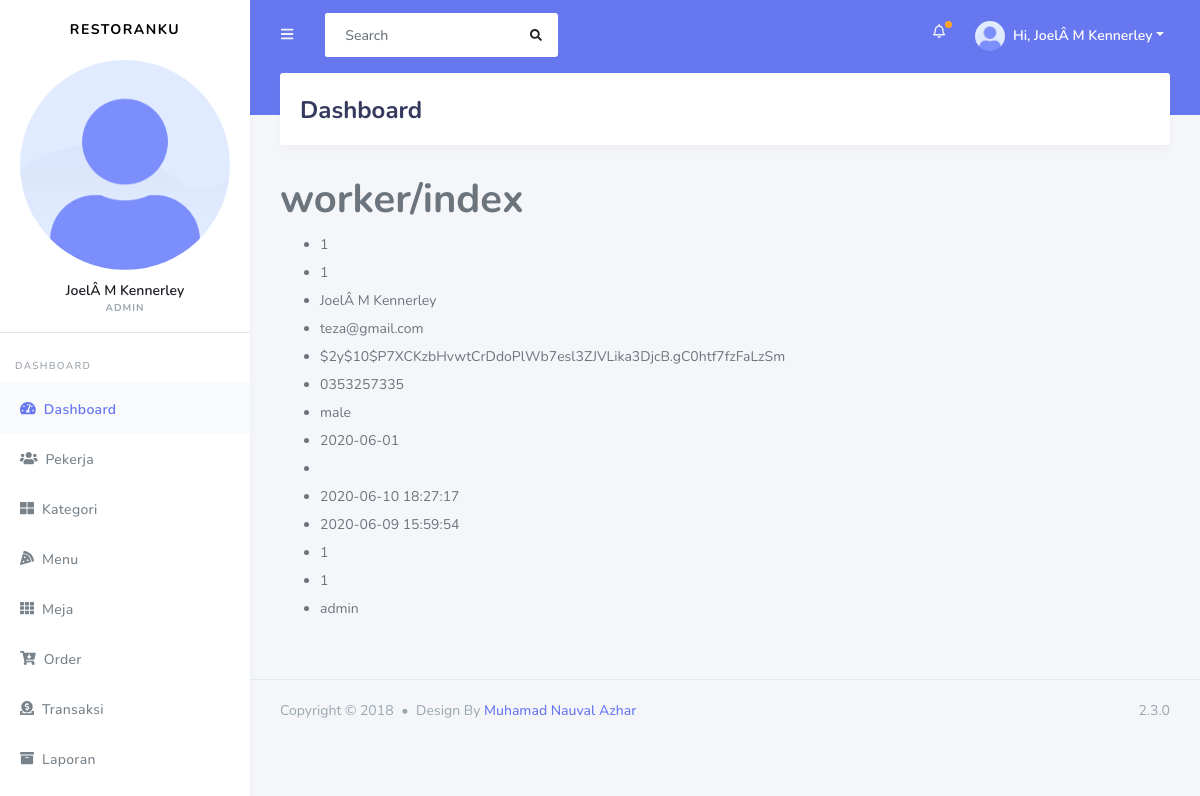
Page /public/Dashboard/index (signed in) on the committed database.
### tables this page shows
CREATE TABLE `users` (
  `id` int(11) NOT NULL,
  `rid` int(11) NOT NULL,
  `name` varchar(100) NOT NULL,
  `email` varchar(255) NOT NULL,
  `password` varchar(255) NOT NULL,
  `phone` varchar(20) NOT NULL,
  `gender` varchar(20) NOT NULL,
  `dob` date DEFAULT NULL,
  `token` varchar(100) NOT NULL,
  `token_expire` timestamp NOT NULL DEFAULT current_timestamp() ON UPDATE current_timestamp(),
  `created_at` timestamp NOT NULL DEFAULT current_timestamp(),
  `verified` tinyint(4) NOT NULL DEFAULT 0,
  `deleted` tinyint(4) NOT NULL DEFAULT 1
);

CREATE TABLE `roles` (
  `id` int(11) NOT NULL,
  `role` varchar(50) NOT NULL
);

### app/core/Controller.php (called while the page is built, shortened)
<?php
class Controller {
	public function view($view, $data = []) {
		include '../app/views/'. $view .'.php';
	}
}
?>

### app/controllers/Dashboard.php (called while the page is built, shortened)
<?php
class Dashboard extends Controller {
	public $Dashboard;
	public function __construct() {
		$this->Dashboard = new Dashboard_model;
	}
	public function index() {
		$email = $_SESSION['user'];
		$data['user'] = $this->Dashboard->getCurrentUser($email);
		$data['title'] = 'Dashboard';
		$this->view('templates/worker_template/header', $data);
		$this->view('templates/worker_template/sidebar', $data);
		$this->view('worker/index', $data);
		$this->view('templates/worker_template/footer');
	}
}
?>

### app/core/App.php (called while the page is built, shortened)
<?php
class App {
	protected $method = 'index';
	protected $params = [];
	public function __construct() {
		$url = $this->parseURL();
		if ( file_exists('../app/controllers/'. $url[0] . '.php') ) {
			unset($url[0]);
		}
		$this->controller = new $this->controller;
		if ( isset($url[1]) ) {
			if ( method_exists($this->controller, $url[1]) ) {
				$this->method = $url[1];
			}
		}
		call_user_func_array([$this->controller, $this->method], $this->params);
	}
	public function parseURL() {
		if ( isset($_GET['url']) ) {
			$url = rtrim($_GET['url'], '/');
			$url = filter_var($url, FILTER_SANITIZE_URL);
			$url = explode('/', $url);
			return $url;
		}
	}
}
?>

### public/index.php (called while the page is built, shortened)
<?php
$app = new App();
?>

### app/core/Database.php (called while the page is built, shortened)
<?php
class Database {
    private $host = DB_HOST;
    private $user = DB_USER;
    private $pass = DB_PASS;
    private $db_name = DB_NAME;
    private $dbh;
    private $stmt;
    public function __construct()
    {
        $dsn = 'mysql:host=' . $this->host . ';dbname=' . $this->db_name;
        $option = [
            PDO::ATTR_PERSISTENT => true,
            PDO::ATTR_ERRMODE => PDO::ERRMODE_EXCEPTION
        ];
        try {
            $this->dbh = new PDO($dsn, $this->user, $this->pass, $option);
        } catch(PDOException $e) {
            die($e->getMessage());
        }
    }
    public function query($query)
    {
        $this->stmt = $this->dbh->prepare($query);
    }
    public function bind($param, $value, $type = null)
    {
        if( is_null($type) ) {
            switch( true ) {
                default :
                    $type = PDO::PARAM_STR;
            }
        }
        $this->stmt->bindValue($param, $value, $type);
    }
    public function execute()
    {
        $this->stmt->execute();
    }
    public function single()
    {
        $this->execute();
        return $this->stmt->fetch(PDO::FETCH_ASSOC);
    }
}

### app/models/Dashboard_model.php (called while the page is built, shortened)
<?php
class Dashboard_model {
	private $db;
	public function __construct() {
		$this->db = new Database;
	}
	public function getCurrentUser($email) {
		$sql = "SELECT * FROM users
				INNER JOIN roles
              	ON users.rid = roles.id
		 		WHERE email = :email";
        $this->db->query($sql);
        $this->db->bind('email', $email);
        return $this->db->single();
	}
}
 ?>

### app/views/worker/index.php (the view)
<div class="main-content">
	<section class="section">
		<div class="section-header">
			<h1>Dashboard</h1>
		</div>
		<h1>worker/index</h1>
		<ul>
			<?php foreach ($data['user'] as $row) : ?>
				<li><?= $row ?></li>
			<?php endforeach; ?>
		</ul>
	</section>
</div>

### app/views/templates/worker_template/header.php (shortened to what this page needs)
<!DOCTYPE html>
<html lang="en">
<head>
	<link rel="stylesheet" href="https://stackpath.bootstrapcdn.com/bootstrap/4.3.1/css/bootstrap.min.css">
	<link rel="stylesheet" href="https://use.fontawesome.com/releases/v5.7.2/css/all.css">
	<link rel="stylesheet" href="<?= BASEURL; ?>assets/css/style.css">
	<link rel="stylesheet" href="<?= BASEURL; ?>assets/css/components.css">
	<link rel="stylesheet" type="text/css" href="<?= BASEURL; ?>vendor/DataTables/datatables.min.css"/>
</head>
<body>

### app/views/templates/worker_template/sidebar.php (shortened to what this page needs)
<div id="app">
	<div class="main-wrapper">
		<div class="navbar-bg"></div>
		<nav class="navbar navbar-expand-lg main-navbar">
			<form class="form-inline mr-auto">
				<ul class="navbar-nav mr-3">
					<li><a href="#" data-toggle="sidebar" class="nav-link nav-link-lg"><i class="fas fa-bars"></i></a></li>
				</ul>
				<div class="search-element">
					<input class="form-control" type="search" placeholder="Search" aria-label="Search" data-width="250">
					<button class="btn" type="submit"><i class="fas fa-search"></i></button>
				</div>
			</form>
			<ul class="navbar-nav navbar-right">
				<li class="dropdown dropdown-list-toggle"><a href="#" data-toggle="dropdown" class="nav-link notification-toggle nav-link-lg beep"><i class="far fa-bell"></i></a>
				</li>
				<li class="dropdown"><a href="#" data-toggle="dropdown" class="nav-link dropdown-toggle nav-link-lg nav-link-user">
					<img alt="image" src="<?= BASEURL; ?>assets/img/avatar/avatar-1.png" class="rounded-circle mr-1">
					<div class="d-sm-none d-lg-inline-block">Hi, <?= ucfirst($data['user']['name']) ?></div></a>
				</li>
			</ul>
		</nav>
		<div class="main-sidebar">
			<aside id="sidebar-wrapper">
				<div class="sidebar-brand">
					<a href="index.html">RestoranKu</a>
				</div>
				<div class="user-item">
                     <img alt="image" src="<?= BASEURL; ?>assets/img/avatar/avatar-1.png" class="img-fluid">
                     <div class="user-details">
                       <div class="user-name"><?= $data['user']['name'] ?></div>
                       <div class="text-job text-muted"><?= $data['user']['role'] ?></div>
                     </div>
                   </div>
                   <hr>
                   <?php if ($data['user']['role'] == 'admin') : ?>
					<ul class="sidebar-menu">
						<li class="menu-header">Dashboard</li>
						<li class="<?= ($data['title'] == 'Dashboard') ? 'active' : '' ?>">
							<a class="nav-link" href="<?= BASEURL; ?>Dashboard/index"><i class="fas fa-tachometer-alt"></i>&nbsp;&nbsp; <span>Dashboard</span></a>
						</li>
						<li class="<?= ($data['title'] == 'Worker') ? 'active' : '' ?>">
							<a class="nav-link" href="<?= BASEURL; ?>Dashboard/worker"><i class="fas fa-users"></i>&nbsp;&nbsp; <span>Pekerja</span></a>
						</li>
						<li>
							<a class="nav-link" href=""><i class="fas fa-th-large"></i>&nbsp;&nbsp; <span>Kategori</span></a>
						</li>
						<li>
							<a class="nav-link" href=""><i class="fas fa-pizza-slice"></i>&nbsp;&nbsp; <span>Menu</span></a>
						</li>
						<li>
							<a class="nav-link" href=""><i class="fas fa-th"></i>&nbsp;&nbsp; <span>Meja</span></a>
						</li>
						<li>
							<a class="nav-link" href=""><i class="fas fa-cart-arrow-down"></i>&nbsp;&nbsp; <span>Order</span></a>
						</li>
						<li>
							<a class="nav-link" href=""><i class="fas fa-donate"></i>&nbsp;&nbsp; <span>Transaksi</span></a>
						</li>
						<li>
							<a class="nav-link" href=""><i class="fas fa-archive"></i>&nbsp;&nbsp; <span>Laporan</span></a>
						</li>
					</ul>
				<?php endif; ?>
			</aside>
		</div>

### app/views/templates/worker_template/footer.php (shortened to what this page needs)
<footer class="main-footer">
				<div class="footer-left">
					Copyright &copy; 2018 <div class="bullet"></div> Design By <a href="https://nauval.in/">Muhamad Nauval Azhar</a>
				</div>
				<div class="footer-right">
					2.3.0
				</div>
			</footer>
		</div>
	</div>
</body>
</html>

### rows in the picture
users: name "JoelÂ M Kennerley", rid.role "ADMIN", email "teza@gmail.com", password "$2y$10$P7XCKzbHvwtCrDdoPlWb7esl3ZJVLika3DjcB.gC0htf7fzFaLzSm", phone "0353257335", gender "male", dob "2020-06-01", token_expire "2020-06-10 18:27:17", created_at "2020-06-09 15:59:54", rid.role "admin"

### other values in the picture
$row "1"
